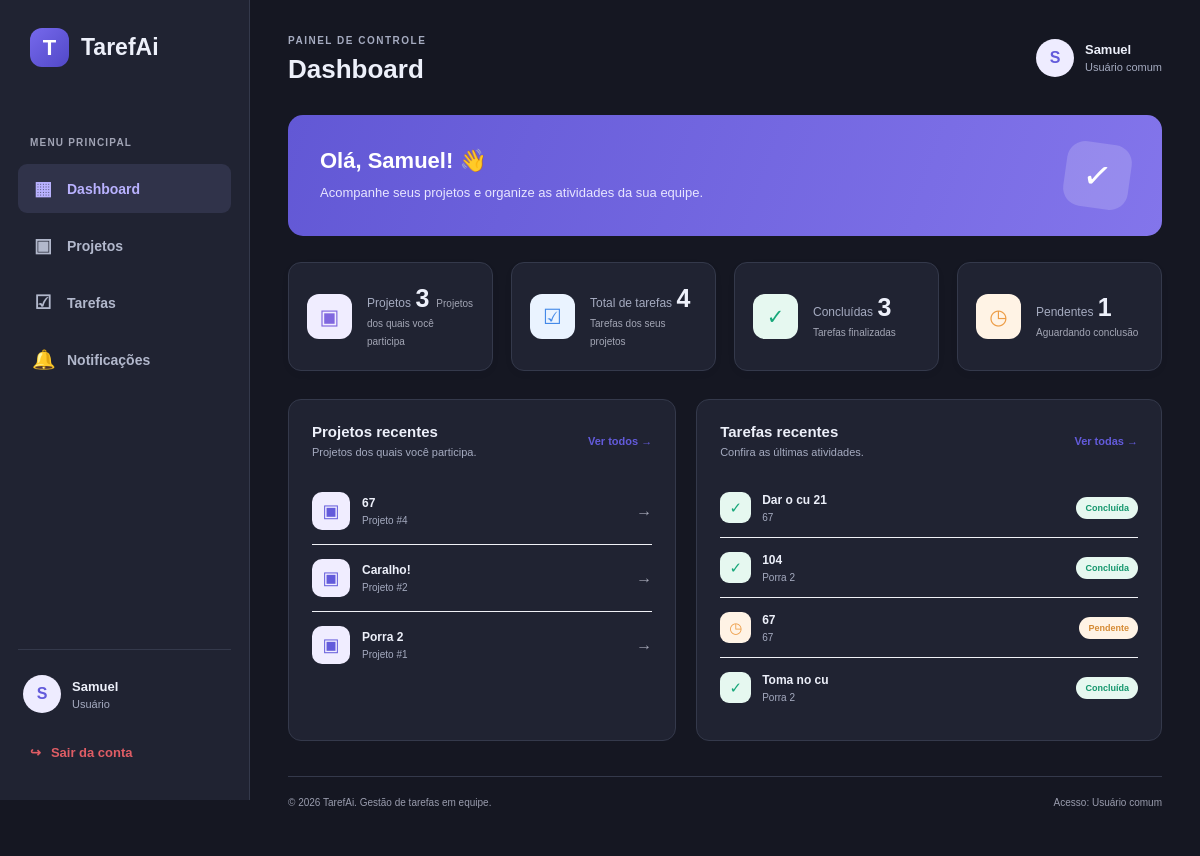
The app's page /pages/dashboard.php (signed in) with its own data.
### tables this page shows
CREATE TABLE `projetos` (
  `id` int(11) NOT NULL AUTO_INCREMENT,
  `nome` varchar(150) NOT NULL,
  `id_usuario_criador` int(11) NOT NULL,
  PRIMARY KEY (`id`),
  KEY `id_usuario_criador` (`id_usuario_criador`),
  CONSTRAINT `projetos_ibfk_1` FOREIGN KEY (`id_usuario_criador`) REFERENCES `usuarios` (`id`)
);

CREATE TABLE `tarefas` (
  `id` int(11) NOT NULL AUTO_INCREMENT,
  `id_projeto` int(11) NOT NULL,
  `nome` varchar(180) NOT NULL,
  `criado_em` datetime NOT NULL DEFAULT current_timestamp(),
  `completo_em` datetime DEFAULT NULL,
  `fechado_em` datetime DEFAULT NULL,
  PRIMARY KEY (`id`),
  KEY `id_projeto` (`id_projeto`),
  CONSTRAINT `tarefas_ibfk_1` FOREIGN KEY (`id_projeto`) REFERENCES `projetos` (`id`) ON DELETE CASCADE
);

### pages/dashboard.php (the view, shortened to what this page needs)
<?php
require_once $_SERVER['DOCUMENT_ROOT'] . '/TarefAi/lib/database/connection.php';
$usuarioId = (int) $_SESSION['usuario_id'];
$nomeUsuario = $_SESSION['nome'] ?? 'Usuário';
$isAdmin = (($_SESSION['role'] ?? '') === 'admin');
function escapar($valor): string
{
    return htmlspecialchars((string) $valor, ENT_QUOTES, 'UTF-8');
}
$filtroProjetos = "(
    p.id_usuario_criador = ?
    OR EXISTS (
        SELECT 1
        FROM gestores_projeto gp
        WHERE gp.id_projeto = p.id
        AND gp.id_usuario = ?
    )
    OR EXISTS (
        SELECT 1
        FROM participantes_projeto pp
        WHERE pp.id_projeto = p.id
        AND pp.id_usuario = ?
    )
)";
$parametros = [
    $usuarioId,
    $usuarioId,
    $usuarioId
];
$erro = '';
$totalProjetos = 0;
$totalTarefas = 0;
$tarefasConcluidas = 0;
$tarefasPendentes = 0;
$projetosRecentes = [];
$tarefasRecentes = [];
try {
    $stmt = $pdo->prepare(
        "SELECT COUNT(*)
         FROM projetos p
         WHERE $filtroProjetos"
    );
    $stmt->execute($parametros);
    $totalProjetos = (int) $stmt->fetchColumn();
    $sql = "SELECT
                COUNT(*) AS total,
                SUM(
                    CASE
                        WHEN t.completo_em IS NOT NULL THEN 1
                        ELSE 0
                    END
                ) AS concluidas,
                SUM(
                    CASE
                        WHEN t.completo_em IS NULL THEN 1
                        ELSE 0
                    END
                ) AS pendentes
            FROM tarefas t
            INNER JOIN projetos p
                ON p.id = t.id_projeto
            WHERE $filtroProjetos";
    $stmt = $pdo->prepare($sql);
    $stmt->execute($parametros);
    $estatisticas = $stmt->fetch(PDO::FETCH_ASSOC) ?: [];
    $totalTarefas = (int) ($estatisticas['total'] ?? 0);
    $tarefasConcluidas = (int) ($estatisticas['concluidas'] ?? 0);
    $tarefasPendentes = (int) ($estatisticas['pendentes'] ?? 0);
    $stmt = $pdo->prepare(
        "SELECT
            p.id,
            p.nome
         FROM projetos p
         WHERE $filtroProjetos
         ORDER BY p.id DESC
         LIMIT 5"
    );
    $stmt->execute($parametros);
    $projetosRecentes = $stmt->fetchAll(PDO::FETCH_ASSOC);
    $sql = "SELECT
                t.id,
                t.nome,
                t.criado_em,
                t.completo_em,
                p.id AS projeto_id,
                p.nome AS projeto_nome
            FROM tarefas t
            INNER JOIN projetos p
                ON p.id = t.id_projeto
            WHERE $filtroProjetos
            ORDER BY t.criado_em DESC
            LIMIT 5";
    $stmt = $pdo->prepare($sql);
    $stmt->execute($parametros);
    $tarefasRecentes = $stmt->fetchAll(PDO::FETCH_ASSOC);
} catch (PDOException $e) {
    error_log($e->getMessage());
    $erro = 'Não foi possível carregar os dados do dashboard. Confirme se a tabela participantes_projeto existe.';
}
?>
<!DOCTYPE html>
<html lang="pt-BR">
<head>
    <link rel="stylesheet" href="../css/dashboard.css">
</head>
<body>
    <section class="dashboard-container">
        <?php
            require_once $_SERVER['DOCUMENT_ROOT'] . '/TarefAi/components/sidebar.php';
        ?>
        <main class="main-content">
            <header class="topbar">
                <section>
                    <span class="topbar-label">
                        PAINEL DE CONTROLE
                    </span>
                    <h1>Dashboard</h1>
                </section>
                <section class="topbar-user">
                    <section class="topbar-avatar">
                        <?= escapar(strtoupper(substr($nomeUsuario, 0, 1))) ?>
                    </section>
                    <div>
                        <strong>
                            <?= escapar($nomeUsuario) ?>
                        </strong>
                        <span>
                            <?= $isAdmin ? 'Administrador' : 'Usuário comum' ?>
                        </span>
                    </div>
                </section>
            </header>
            <section class="welcome-section">
                <section>
                    <h2>
                        Olá, <?= escapar($nomeUsuario) ?>! 👋
                    </h2>
                    <p>
                        Acompanhe seus projetos e organize as atividades da sua equipe.
                    </p>
                </section>
                <section class="welcome-decoration">
                    <span>✓</span>
                </section>
            </section>
            <?php if ($erro): ?>
                <section class="alert-error">
                    <?= escapar($erro) ?>
                </section>
            <?php else: ?>
                <section class="stats-grid">
                    <article class="stat-card">
                        <section class="stat-icon purple">
                            ▣
                        </section>
                        <section>
                            <span>Projetos</span>
                            <strong>
                                <?= $totalProjetos ?>
                            </strong>
                            <small>
                                Projetos dos quais você participa
                            </small>
                        </section>
                    </article>
                    <article class="stat-card">
                        <section class="stat-icon blue">
                            ☑
                        </section>
                        <section>
                            <span>Total de tarefas</span>
                            <strong>
                                <?= $totalTarefas ?>
                            </strong>
                            <small>
                                Tarefas dos seus projetos
                            </small>
                        </section>
                    </article>
                    <article class="stat-card">
                        <section class="stat-icon green">
                            ✓
                        </section>
                        <section>
                            <span>Concluídas</span>
                            <strong>
                                <?= $tarefasConcluidas ?>
                            </strong>
                            <small>
                                Tarefas finalizadas
                            </small>
                        </section>
                    </article>
                    <article class="stat-card">
                        <section class="stat-icon orange">
                            ◷
                        </section>
                        <section>
                            <span>Pendentes</span>
                            <strong>
                                <?= $tarefasPendentes ?>
                            </strong>
                            <small>
                                Aguardando conclusão
                            </small>
                        </section>
                    </article>
                </section>
                <section class="dashboard-grid">
                    <article class="content-card">
                        <section class="card-header">
                            <section>
                                <h3>Projetos recentes</h3>
                                <p>
                                    Projetos dos quais você participa.
                                </p>
                            </section>
                            <a href="projetos.php" class="view-all">
                                Ver todos →
                            </a>
                        </section>
                        <section class="project-list">
                            <?php if (!$projetosRecentes): ?>
                                <section class="empty-state">
                                    <span>▣</span>
                                    <p>
                                        Nenhum projeto cadastrado.
                                    </p>
                                </section>
                            <?php else: ?>
                                <?php foreach ($projetosRecentes as $projeto): ?>
                                    <a
                                        class="project-item"
                                        href="projeto.php?id=<?= (int) $projeto['id'] ?>"
                                        style="text-decoration: none; color: inherit;"
                                    >
                                        <section class="project-icon">
                                            ▣
                                        </section>
                                        <section class="project-info">
                                            <strong>
                                                <?= escapar($projeto['nome']) ?>
                                            </strong>
                                            <span>
                                                Projeto #<?= (int) $projeto['id'] ?>
                                            </span>
                                        </section>
                                        <span class="project-arrow">
                                            →
                                        </span>
                                    </a>
                                <?php endforeach; ?>
                            <?php endif; ?>
                        </section>
                    </article>
                    <article class="content-card">
                        <section class="card-header">
                            <section>
                                <h3>Tarefas recentes</h3>
                                <p>
                                    Confira as últimas atividades.
                                </p>
                            </section>
                            <a href="tarefas.php" class="view-all">
                                Ver todas →
                            </a>
                        </section>
                        <section class="task-list">
                            <?php if (!$tarefasRecentes): ?>
                                <section class="empty-state">
                                    <span>☑</span>
                                    <p>
                                        Nenhuma tarefa cadastrada.
                                    </p>
                                </section>
                            <?php else: ?>
                                <?php foreach ($tarefasRecentes as $tarefa): ?>
                                    <section class="task-item">
                                        <section class="task-status <?= $tarefa['completo_em'] ? 'completed' : 'pending' ?>">
                                            <?= $tarefa['completo_em'] ? '✓' : '◷' ?>
                                        </section>
                                        <section class="task-info">
                                            <strong>
                                                <?= escapar($tarefa['nome']) ?>
                                            </strong>
                                            <span>
                                                <?= escapar($tarefa['projeto_nome']) ?>
                                            </span>
                                        </section>
                                        <span class="task-badge <?= $tarefa['completo_em'] ? 'badge-completed' : 'badge-pending' ?>">
                                            <?= $tarefa['completo_em'] ? 'Concluída' : 'Pendente' ?>
                                        </span>
                                    </section>
                                <?php endforeach; ?>
                            <?php endif; ?>
                        </section>
                    </article>
                </section>
            <?php endif; ?>
            <footer class="dashboard-footer">
                <span>
                    © <?= date('Y') ?> TarefAi. Gestão de tarefas em equipe.
                </span>
                <span>
                    Acesso: <?= $isAdmin ? 'Administrador' : 'Usuário comum' ?>
                </span>
            </footer>
        </main>
    </section>
</body>
</html>

### records on screen
projetos: nome "67", id "4"
projetos: nome "Caralho!", id "2"
projetos: nome "Porra 2", id "1"
tarefas: nome "Dar o cu 21", id_projeto.nome "67", shows "Concluída"
tarefas: nome "104", id_projeto.nome "Porra 2", shows "Concluída"
tarefas: nome "67", id_projeto.nome "67", shows "Pendente"
tarefas: nome "Toma no cu", id_projeto.nome "Porra 2", shows "Concluída"

### other values on screen
sidebarEscapar($sidebarPrimeiraLetra) "S"
sidebarEscapar($sidebarNomeUsuario) "Samuel"
escapar(strtoupper(substr($nomeUsuario, 0, 1))) "S"
escapar($nomeUsuario) "Samuel"
$totalProjetos "3"
$totalTarefas "4"
$tarefasConcluidas "3"
$tarefasPendentes "1"
